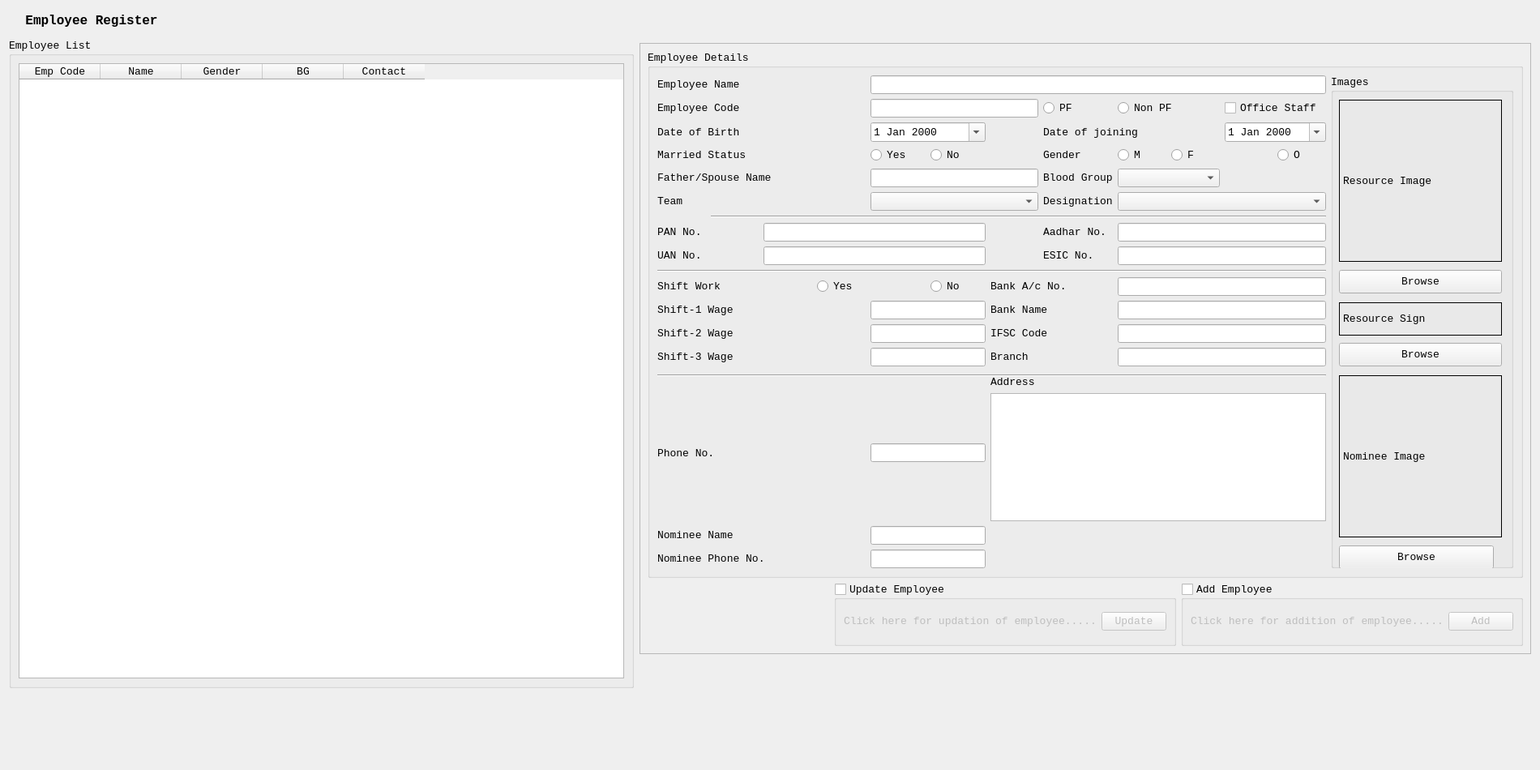
<?xml version="1.0" encoding="UTF-8"?>
<ui version="4.0">
 <class>MWin_Register</class>
 <widget class="QMainWindow" name="MWin_Register">
  <property name="geometry">
   <rect>
    <x>0</x>
    <y>0</y>
    <width>1900</width>
    <height>950</height>
   </rect>
  </property>
  <property name="sizePolicy">
   <sizepolicy hsizetype="Expanding" vsizetype="Expanding">
    <horstretch>0</horstretch>
    <verstretch>0</verstretch>
   </sizepolicy>
  </property>
  <property name="minimumSize">
   <size>
    <width>1900</width>
    <height>950</height>
   </size>
  </property>
  <property name="maximumSize">
   <size>
    <width>1900</width>
    <height>950</height>
   </size>
  </property>
  <property name="windowTitle">
   <string>MainWindow</string>
  </property>
  <widget class="QWidget" name="CWin_Register">
   <widget class="QLabel" name="NEX_Title">
    <property name="geometry">
     <rect>
      <x>11</x>
      <y>11</y>
      <width>204</width>
      <height>30</height>
     </rect>
    </property>
    <property name="minimumSize">
     <size>
      <width>0</width>
      <height>30</height>
     </size>
    </property>
    <property name="maximumSize">
     <size>
      <width>16777215</width>
      <height>100</height>
     </size>
    </property>
    <property name="font">
     <font>
      <family>Courier New</family>
      <pointsize>12</pointsize>
      <weight>75</weight>
      <bold>true</bold>
     </font>
    </property>
    <property name="text">
     <string>&lt;html&gt;&lt;head/&gt;&lt;body&gt;&lt;p align=&quot;center&quot;&gt;Employee Register&lt;/p&gt;&lt;/body&gt;&lt;/html&gt;</string>
    </property>
   </widget>
   <widget class="QFrame" name="NEX_frame">
    <property name="geometry">
     <rect>
      <x>789</x>
      <y>53</y>
      <width>1100</width>
      <height>754</height>
     </rect>
    </property>
    <property name="maximumSize">
     <size>
      <width>1100</width>
      <height>880</height>
     </size>
    </property>
    <property name="frameShape">
     <enum>QFrame::StyledPanel</enum>
    </property>
    <property name="frameShadow">
     <enum>QFrame::Raised</enum>
    </property>
    <layout class="QGridLayout" name="gridLayout_3">
     <item row="2" column="2">
      <widget class="QGroupBox" name="GB_Add_Emp">
       <property name="font">
        <font>
         <family>Courier New</family>
         <pointsize>10</pointsize>
        </font>
       </property>
       <property name="title">
        <string>Add Employee</string>
       </property>
       <property name="checkable">
        <bool>true</bool>
       </property>
       <property name="checked">
        <bool>false</bool>
       </property>
       <layout class="QGridLayout" name="gridLayout_5">
        <item row="1" column="0">
         <widget class="QLabel" name="NEX_label_3">
          <property name="text">
           <string>Click here for addition of employee.....</string>
          </property>
         </widget>
        </item>
        <item row="1" column="1">
         <widget class="QPushButton" name="IQPB_Add">
          <property name="text">
           <string>Add</string>
          </property>
         </widget>
        </item>
       </layout>
      </widget>
     </item>
     <item row="2" column="1">
      <widget class="QGroupBox" name="GB_UpdateEmp">
       <property name="maximumSize">
        <size>
         <width>16777215</width>
         <height>80</height>
        </size>
       </property>
       <property name="font">
        <font>
         <family>Courier New</family>
         <pointsize>10</pointsize>
         <weight>50</weight>
         <bold>false</bold>
        </font>
       </property>
       <property name="title">
        <string>Update Employee</string>
       </property>
       <property name="checkable">
        <bool>true</bool>
       </property>
       <property name="checked">
        <bool>false</bool>
       </property>
       <layout class="QGridLayout" name="gridLayout">
        <item row="1" column="1">
         <widget class="QPushButton" name="IQPB_Update">
          <property name="text">
           <string>Update</string>
          </property>
         </widget>
        </item>
        <item row="1" column="0" alignment="Qt::AlignLeft">
         <widget class="QLabel" name="NEX_label">
          <property name="text">
           <string>Click here for updation of employee.....</string>
          </property>
         </widget>
        </item>
       </layout>
      </widget>
     </item>
     <item row="0" column="0" colspan="3">
      <widget class="QGroupBox" name="NEX_EmployeeDetails">
       <property name="maximumSize">
        <size>
         <width>16777215</width>
         <height>650</height>
        </size>
       </property>
       <property name="font">
        <font>
         <family>Courier New</family>
         <pointsize>10</pointsize>
        </font>
       </property>
       <property name="title">
        <string>Employee Details</string>
       </property>
       <layout class="QGridLayout" name="gridLayout_2">
        <item row="3" column="4">
         <widget class="QRadioButton" name="IQRB_MrdYes">
          <property name="text">
           <string>Yes</string>
          </property>
         </widget>
        </item>
        <item row="6" column="1" colspan="11">
         <widget class="Line" name="line">
          <property name="orientation">
           <enum>Qt::Horizontal</enum>
          </property>
         </widget>
        </item>
        <item row="9" column="0" colspan="12">
         <widget class="Line" name="line_2">
          <property name="orientation">
           <enum>Qt::Horizontal</enum>
          </property>
         </widget>
        </item>
        <item row="3" column="0" colspan="3">
         <widget class="QLabel" name="NEX_label_21">
          <property name="text">
           <string>Married Status</string>
          </property>
         </widget>
        </item>
        <item row="4" column="4" colspan="3">
         <widget class="QLineEdit" name="IQLE_FatherSpouse"/>
        </item>
        <item row="1" column="7">
         <widget class="QRadioButton" name="IQRB_PF">
          <property name="text">
           <string>PF</string>
          </property>
         </widget>
        </item>
        <item row="14" column="0" rowspan="2" colspan="12">
         <widget class="Line" name="line_3">
          <property name="orientation">
           <enum>Qt::Horizontal</enum>
          </property>
         </widget>
        </item>
        <item row="0" column="12" rowspan="20">
         <widget class="QGroupBox" name="groupBox">
          <property name="minimumSize">
           <size>
            <width>225</width>
            <height>300</height>
           </size>
          </property>
          <property name="maximumSize">
           <size>
            <width>16777215</width>
            <height>620</height>
           </size>
          </property>
          <property name="title">
           <string>Images</string>
          </property>
          <widget class="QLabel" name="label">
           <property name="geometry">
            <rect>
             <x>10</x>
             <y>280</y>
             <width>201</width>
             <height>41</height>
            </rect>
           </property>
           <property name="sizePolicy">
            <sizepolicy hsizetype="Minimum" vsizetype="Minimum">
             <horstretch>0</horstretch>
             <verstretch>0</verstretch>
            </sizepolicy>
           </property>
           <property name="maximumSize">
            <size>
             <width>16777215</width>
             <height>50</height>
            </size>
           </property>
           <property name="frameShape">
            <enum>QFrame::Box</enum>
           </property>
           <property name="frameShadow">
            <enum>QFrame::Plain</enum>
           </property>
           <property name="text">
            <string>Resource Sign</string>
           </property>
          </widget>
          <widget class="QPushButton" name="pushButton">
           <property name="geometry">
            <rect>
             <x>10</x>
             <y>330</y>
             <width>201</width>
             <height>29</height>
            </rect>
           </property>
           <property name="text">
            <string>Browse</string>
           </property>
          </widget>
          <widget class="QLabel" name="OQL_NomPhoto">
           <property name="geometry">
            <rect>
             <x>10</x>
             <y>370</y>
             <width>201</width>
             <height>200</height>
            </rect>
           </property>
           <property name="sizePolicy">
            <sizepolicy hsizetype="Minimum" vsizetype="Preferred">
             <horstretch>0</horstretch>
             <verstretch>0</verstretch>
            </sizepolicy>
           </property>
           <property name="minimumSize">
            <size>
             <width>0</width>
             <height>200</height>
            </size>
           </property>
           <property name="maximumSize">
            <size>
             <width>16777215</width>
             <height>200</height>
            </size>
           </property>
           <property name="frameShape">
            <enum>QFrame::Box</enum>
           </property>
           <property name="text">
            <string>Nominee Image</string>
           </property>
          </widget>
          <widget class="QPushButton" name="IQPB_NomPhotoBrowse">
           <property name="geometry">
            <rect>
             <x>10</x>
             <y>580</y>
             <width>191</width>
             <height>29</height>
            </rect>
           </property>
           <property name="text">
            <string>Browse</string>
           </property>
          </widget>
          <widget class="QLabel" name="OQL_EmpPhoto">
           <property name="geometry">
            <rect>
             <x>10</x>
             <y>30</y>
             <width>201</width>
             <height>200</height>
            </rect>
           </property>
           <property name="sizePolicy">
            <sizepolicy hsizetype="Minimum" vsizetype="Minimum">
             <horstretch>0</horstretch>
             <verstretch>0</verstretch>
            </sizepolicy>
           </property>
           <property name="minimumSize">
            <size>
             <width>100</width>
             <height>200</height>
            </size>
           </property>
           <property name="maximumSize">
            <size>
             <width>16777215</width>
             <height>150</height>
            </size>
           </property>
           <property name="frameShape">
            <enum>QFrame::Box</enum>
           </property>
           <property name="text">
            <string>Resource Image</string>
           </property>
          </widget>
          <widget class="QPushButton" name="IQPB_PhotoBrowse">
           <property name="geometry">
            <rect>
             <x>10</x>
             <y>240</y>
             <width>201</width>
             <height>29</height>
            </rect>
           </property>
           <property name="text">
            <string>Browse</string>
           </property>
          </widget>
         </widget>
        </item>
        <item row="3" column="9" colspan="2">
         <widget class="QRadioButton" name="IQRB_Female">
          <property name="text">
           <string>F</string>
          </property>
         </widget>
        </item>
        <item row="13" column="6" colspan="2">
         <widget class="QLabel" name="NEX_label_64">
          <property name="text">
           <string>Branch</string>
          </property>
         </widget>
        </item>
        <item row="5" column="4" colspan="3">
         <widget class="QComboBox" name="OQCB_Team"/>
        </item>
        <item row="3" column="5">
         <widget class="QRadioButton" name="IQRB_MrdNo">
          <property name="text">
           <string>No</string>
          </property>
         </widget>
        </item>
        <item row="2" column="4" colspan="2">
         <widget class="QDateEdit" name="OQDE_DOB">
          <property name="calendarPopup">
           <bool>true</bool>
          </property>
         </widget>
        </item>
        <item row="7" column="0" colspan="2">
         <widget class="QLabel" name="NEX_label_11">
          <property name="text">
           <string>PAN No.</string>
          </property>
         </widget>
        </item>
        <item row="11" column="6" colspan="2">
         <widget class="QLabel" name="NEX_label_62">
          <property name="text">
           <string>Bank Name</string>
          </property>
         </widget>
        </item>
        <item row="16" column="4" rowspan="2" colspan="2">
         <widget class="QLineEdit" name="IQLE_PhoneNo"/>
        </item>
        <item row="11" column="0" colspan="2">
         <widget class="QLabel" name="NEX_label_40">
          <property name="text">
           <string>Shift-1 Wage</string>
          </property>
         </widget>
        </item>
        <item row="0" column="4" colspan="8">
         <widget class="QLineEdit" name="IQLE_EmpName"/>
        </item>
        <item row="1" column="8" colspan="2">
         <widget class="QRadioButton" name="IQRB_NonPF">
          <property name="text">
           <string>Non PF</string>
          </property>
         </widget>
        </item>
        <item row="7" column="8" colspan="4">
         <widget class="QLineEdit" name="IQLE_Aadhar"/>
        </item>
        <item row="2" column="10" colspan="2">
         <widget class="QDateEdit" name="OQDE_DOJ">
          <property name="calendarPopup">
           <bool>true</bool>
          </property>
         </widget>
        </item>
        <item row="10" column="5">
         <widget class="QRadioButton" name="IQRB_ShiftWrkNo">
          <property name="text">
           <string>No</string>
          </property>
         </widget>
        </item>
        <item row="10" column="6" colspan="2">
         <widget class="QLabel" name="NEX_label_43">
          <property name="text">
           <string>Bank A/c No.</string>
          </property>
         </widget>
        </item>
        <item row="4" column="8" colspan="2">
         <widget class="QComboBox" name="OQCB_BloodGroup"/>
        </item>
        <item row="13" column="4" colspan="2">
         <widget class="QLineEdit" name="IQLE_Shift3Salary"/>
        </item>
        <item row="7" column="2" colspan="4">
         <widget class="QLineEdit" name="IQLE_PAN"/>
        </item>
        <item row="7" column="7">
         <widget class="QLabel" name="NEX_label_19">
          <property name="text">
           <string>Aadhar No.</string>
          </property>
         </widget>
        </item>
        <item row="8" column="7">
         <widget class="QLabel" name="NEX_label_9">
          <property name="text">
           <string>ESIC No.</string>
          </property>
         </widget>
        </item>
        <item row="1" column="10" colspan="2">
         <widget class="QCheckBox" name="OQC_OfficeStaff">
          <property name="text">
           <string>Office Staff</string>
          </property>
         </widget>
        </item>
        <item row="18" column="4" colspan="2">
         <widget class="QLineEdit" name="IQLE_NomineeName"/>
        </item>
        <item row="10" column="3" colspan="2">
         <widget class="QRadioButton" name="IQRB_ShiftwrkYes">
          <property name="text">
           <string>Yes</string>
          </property>
         </widget>
        </item>
        <item row="4" column="7">
         <widget class="QLabel" name="NEX_label_42">
          <property name="text">
           <string>Blood Group</string>
          </property>
         </widget>
        </item>
        <item row="4" column="0" colspan="3">
         <widget class="QLabel" name="NEX_label_22">
          <property name="styleSheet">
           <string notr="true">
font: 8pt &quot;Courier New&quot;;</string>
          </property>
          <property name="text">
           <string>Father/Spouse Name</string>
          </property>
         </widget>
        </item>
        <item row="8" column="8" colspan="4">
         <widget class="QLineEdit" name="IQLE_ESIC"/>
        </item>
        <item row="3" column="11">
         <widget class="QRadioButton" name="IQRB_Other">
          <property name="text">
           <string>O</string>
          </property>
         </widget>
        </item>
        <item row="3" column="7">
         <widget class="QLabel" name="NEX_label_23">
          <property name="text">
           <string>Gender</string>
          </property>
         </widget>
        </item>
        <item row="12" column="6" colspan="2">
         <widget class="QLabel" name="NEX_label_63">
          <property name="text">
           <string>IFSC Code</string>
          </property>
         </widget>
        </item>
        <item row="8" column="2" colspan="4">
         <widget class="QLineEdit" name="IQLE_UAN"/>
        </item>
        <item row="10" column="8" colspan="4">
         <widget class="QLineEdit" name="IQLE_BankAcNo"/>
        </item>
        <item row="19" column="4" colspan="2">
         <widget class="QLineEdit" name="IQLE_NomineePhNo"/>
        </item>
        <item row="1" column="4" colspan="3">
         <widget class="QLineEdit" name="IQLE_EmpCode"/>
        </item>
        <item row="13" column="8" colspan="4">
         <widget class="QLineEdit" name="IQLE_Branch"/>
        </item>
        <item row="5" column="0">
         <widget class="QLabel" name="NEX_label_94">
          <property name="text">
           <string>Team</string>
          </property>
         </widget>
        </item>
        <item row="15" column="6" rowspan="2">
         <widget class="QLabel" name="NEX_label_20">
          <property name="text">
           <string>Address</string>
          </property>
         </widget>
        </item>
        <item row="2" column="0" colspan="2">
         <widget class="QLabel" name="NEX_label_65">
          <property name="text">
           <string>Date of Birth</string>
          </property>
         </widget>
        </item>
        <item row="10" column="0" colspan="2">
         <widget class="QLabel" name="NEX_label_24">
          <property name="text">
           <string>Shift Work</string>
          </property>
         </widget>
        </item>
        <item row="13" column="0" colspan="2">
         <widget class="QLabel" name="NEX_label_49">
          <property name="text">
           <string>Shift-3 Wage</string>
          </property>
         </widget>
        </item>
        <item row="12" column="8" colspan="4">
         <widget class="QLineEdit" name="IQLE_IFSC"/>
        </item>
        <item row="2" column="7" colspan="2">
         <widget class="QLabel" name="NEX_label_88">
          <property name="text">
           <string>Date of joining</string>
          </property>
         </widget>
        </item>
        <item row="1" column="0" colspan="2">
         <widget class="QLabel" name="NEX_label_4">
          <property name="text">
           <string>Employee Code</string>
          </property>
         </widget>
        </item>
        <item row="12" column="0" colspan="2">
         <widget class="QLabel" name="NEX_label_48">
          <property name="text">
           <string>Shift-2 Wage</string>
          </property>
         </widget>
        </item>
        <item row="8" column="0" colspan="2">
         <widget class="QLabel" name="NEX_label_10">
          <property name="text">
           <string>UAN No.</string>
          </property>
         </widget>
        </item>
        <item row="3" column="8">
         <widget class="QRadioButton" name="IQRB_Male">
          <property name="text">
           <string>M</string>
          </property>
         </widget>
        </item>
        <item row="19" column="0" colspan="4">
         <widget class="QLabel" name="NEX_label_92">
          <property name="text">
           <string>Nominee Phone No.</string>
          </property>
         </widget>
        </item>
        <item row="5" column="8" colspan="4">
         <widget class="QComboBox" name="OQCB_Dept"/>
        </item>
        <item row="0" column="0" colspan="2">
         <widget class="QLabel" name="NEX_label_2">
          <property name="text">
           <string>Employee Name</string>
          </property>
         </widget>
        </item>
        <item row="11" column="4" colspan="2">
         <widget class="QLineEdit" name="IQLE_Shift1Salary"/>
        </item>
        <item row="11" column="8" colspan="4">
         <widget class="QLineEdit" name="IQLE_BankName"/>
        </item>
        <item row="5" column="7">
         <widget class="QLabel" name="NEX_label_7">
          <property name="text">
           <string>Designation</string>
          </property>
         </widget>
        </item>
        <item row="12" column="4" colspan="2">
         <widget class="QLineEdit" name="IQLEShift2Salary"/>
        </item>
        <item row="18" column="0" colspan="2">
         <widget class="QLabel" name="NEX_label_91">
          <property name="text">
           <string>Nominee Name</string>
          </property>
         </widget>
        </item>
        <item row="16" column="0" rowspan="2" colspan="2">
         <widget class="QLabel" name="NEX_label_41">
          <property name="text">
           <string>Phone No.</string>
          </property>
         </widget>
        </item>
        <item row="17" column="6" colspan="6">
         <widget class="QTextEdit" name="IQTE_Address"/>
        </item>
       </layout>
      </widget>
     </item>
    </layout>
   </widget>
   <widget class="QGroupBox" name="NEX_EmployeeList">
    <property name="geometry">
     <rect>
      <x>11</x>
      <y>48</y>
      <width>771</width>
      <height>801</height>
     </rect>
    </property>
    <property name="sizePolicy">
     <sizepolicy hsizetype="Expanding" vsizetype="Expanding">
      <horstretch>0</horstretch>
      <verstretch>0</verstretch>
     </sizepolicy>
    </property>
    <property name="maximumSize">
     <size>
      <width>800</width>
      <height>16777215</height>
     </size>
    </property>
    <property name="font">
     <font>
      <family>Courier New</family>
      <pointsize>10</pointsize>
     </font>
    </property>
    <property name="title">
     <string>Employee List</string>
    </property>
    <layout class="QGridLayout" name="gridLayout_8">
     <item row="0" column="0">
      <widget class="QTableWidget" name="OQTB_EmployeeList">
       <property name="font">
        <font>
         <family>Courier New</family>
         <pointsize>10</pointsize>
        </font>
       </property>
       <column>
        <property name="text">
         <string>Emp Code</string>
        </property>
       </column>
       <column>
        <property name="text">
         <string>Name</string>
        </property>
       </column>
       <column>
        <property name="text">
         <string>Gender</string>
        </property>
       </column>
       <column>
        <property name="text">
         <string>BG</string>
        </property>
       </column>
       <column>
        <property name="text">
         <string>Contact</string>
        </property>
       </column>
      </widget>
     </item>
    </layout>
   </widget>
  </widget>
 </widget>
 <resources/>
 <connections/>
</ui>
